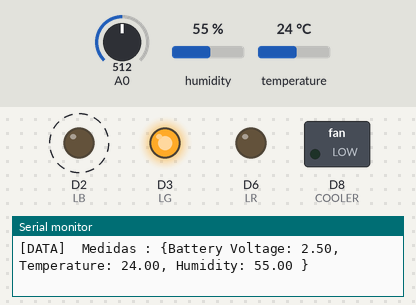
This sketch was run on a simulated Arduino MKR. Shown: switched loads named in the sketch (green lamp = pin HIGH), output pins drawn as LEDs (lit = HIGH), the last lines printed to the serial monitor. Dashed ring = blinking. The test bench sets the inputs (shaded band); at power-on: temperature 24 °C, A0 = 512, humidity 55 %. WiFi joins after 1.5 s; servers stay silent unless stated; uploads are accepted with an empty reply.

Above: at 8.7 s.
8.8 s: temperature set to 26 °C
12.3 s: temperature set to 29 °C
At 14.23 s:
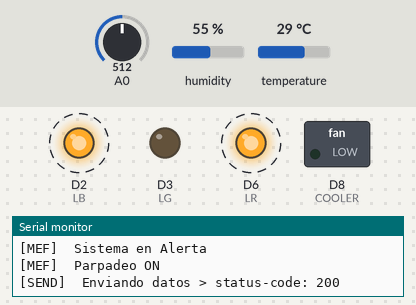
17.8 s: temperature set to 26 °C
21.3 s: temperature set to 23 °C
At 23.03 s:
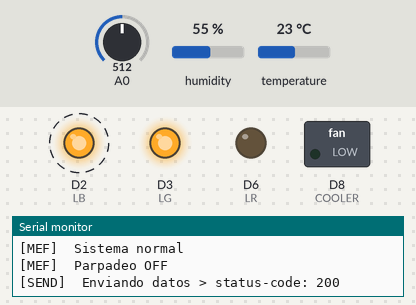
24.8 s: temperature set to 28 °C
At 26.3 s:
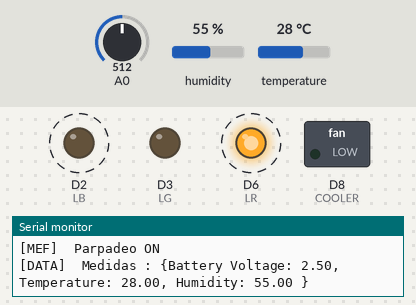
28.3 s: temperature set to 12 °C
At 30.3 s:
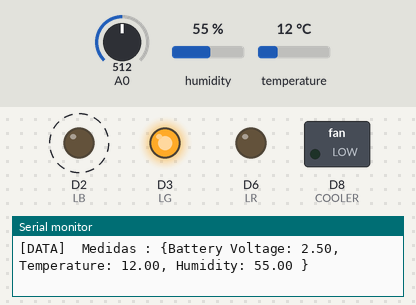
Timing chart, 0 to 32.8 s (numbered marks = the images above; inputs shaded):
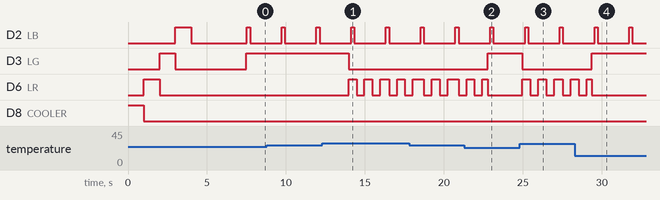

The sketch:

mef_maestro.ino
```cpp
// Solucion taller estacion - codigo maestro

/////////////////////////////////////////////////////////// WIFI

// Librerias requeridas
#include <SPI.h>
#include <WiFi101.h>

// Variables para la conexión WiFi
char ssid[] = "SSID-ISA";     // Network SSID (name)
char pass[] = "isa2023-1";     // Network password
int status = WL_IDLE_STATUS;  //Network status

void printWifiStatus() {
  // Muestra el nombre de la red WiFi
  Serial.print("[WIFI]\tConectado a SSID: ");
  Serial.println(WiFi.SSID());

  // Muestra la dirección IP
  IPAddress ip = WiFi.localIP();
  Serial.print("[WIFI]\tDirección IP: ");
  Serial.println(ip);

  // Muestra la intensidad de señal:
  long rssi = WiFi.RSSI();
  Serial.print("[WIFI]\tIntensidad de señal (RSSI):");
  Serial.print(rssi);
  Serial.println(" dBm");
}

void WiFiInit() {
  // Le damos tiempo al shield WiFi de iniciar:
  delay(1000);

  // Verificamos la presencia del shield:
  if (WiFi.status() == WL_NO_SHIELD) {
    Serial.println("[WIFI]\tShield not present");
    while (true); // No continuamos
  }

  String fv = WiFi.firmwareVersion();
  if (fv <= "1.1.0" )
    Serial.println("[WIFI]\tPor favor actualizar el firmware");

  // Intentando conectarse al WiFi:
  while (status != WL_CONNECTED) {
    Serial.print("[WIFI]\tIntento de connexión al SSID: ");
    Serial.println(ssid);
    // Conexión a una red por WPA/WPA2.
    // Cambiar la siguiente linea si usa un WIFI abierto o red WEP:
    status = WiFi.begin(ssid, pass);

    // Esperando 1 segundo para conexión:
    delay(1000);
  }
  // Estamos conectados, mostramos la información de la conexión:
  printWifiStatus();
}

/////////////////////////////////////////////////// SENDING DATA

#include <ArduinoHttpClient.h>

// Constantes
const unsigned long postingInterval = 2 * 1000; // Intervalo mínmo para el envio de datos 2*1000 ms
const unsigned int sensorCount = 3;             // Numero de datos a enviar

// Variables
char* host = "isa.requestcatcher.com"; // No incluir el https://
char* path = "/post";                  // Path
int   port = 80;                       // Puerto

WiFiClient wifi;
HttpClient client = HttpClient(wifi, host, port);

String response;
int statusCode = 0;

void POST_send(int sensorCount, char* sensorNames[], float values[]) {
  String contentType = "application/json";
  String postData = "";
  String request = String(path) + "?";
  for (int idx = 0; idx < sensorCount; idx++) {
    if (idx != 0) request += "&";
    request += sensorNames[idx];
    request += "=";
    request += values[idx];
  }
  client.post(request, contentType, postData);
  statusCode = client.responseStatusCode();
  response = client.responseBody();
  Serial.print("status-code: ");
  Serial.println(statusCode);
}

char* nameArray[] = {"temperature", "humidity", "battery"}; // Nombres de las variables en la nube
float sensorValues[sensorCount];        // Vector de valores
unsigned long lastConnectionTime = 0;   // Marca temporal para el ultimo envio de datos
float T = 0, H = 0, B = 0; //Var Environment Temperature (t) as float

void POST() {
  sensorValues[0] = T;
  sensorValues[1] = H;
  sensorValues[2] = B;
  if ((millis() - lastConnectionTime) > postingInterval)
  {
    digitalWrite(2,HIGH);
    Serial.print("[SEND]\tEnviando datos > ");
    POST_send(sensorCount, nameArray, sensorValues);  // REST call
    lastConnectionTime = millis();  // Actualizamos la marca temporal
    digitalWrite(2,LOW);
  }
}

///////////////////////////////////////////////////////// SENSOR

#include "DHT.h"

#define DHTTYPE DHT11 //Use DHT11 sensor variant
#define SBAT 0  //Battery sensor connected to Arduino analog pin 0
#define DHTPIN 9  //DHT sensor connected to Arduino digital pin 2

const unsigned long tDHTmeas = 200; //Time to measure DHT11 (200 ms)

DHT dht(DHTPIN, DHTTYPE); //DHT object var
unsigned long tiniDHT = 0;  //Timing for DHT11 measurements

void readDHT() {  //Function that reads DHT sensor and also battery level
  if ((millis() - tiniDHT) > tDHTmeas) {
    B = analogRead(SBAT) * 5.0 / 1023.0; //Acquire current battery level voltage
    Serial.print("[DATA]\tMedidas : {Battery Voltage: ");
    Serial.print(B);
    T = dht.readTemperature();
    Serial.print(", Temperature: ");
    Serial.print(T);
    H = dht.readHumidity();
    Serial.print(", Humidity: ");
    Serial.print(H);
    Serial.println(" }");
    tiniDHT = millis(); //Reset the timing for measuring DHT11
  }
}

/////////////////////////////////////////////////////// ACTUADOR

#define COOLER 8  // Ventilador en el pin 8
#define LR   6    // LED Rojo   en el pin 6
#define LG 3      // LED Verde  en el pin 3
#define LB  2     // LED Azul   en el pin 2

void verificarActuadores() {
  pinMode(COOLER, OUTPUT);
  digitalWrite(COOLER, HIGH);
  delay(1000);
  digitalWrite(COOLER, LOW);
  pinMode(LR, OUTPUT);
  digitalWrite(LR, HIGH);
  delay(1000);
  digitalWrite(LR, LOW);
  pinMode(LG, OUTPUT);
  digitalWrite(LG, HIGH);
  delay(1000);
  digitalWrite(LG, LOW);
  pinMode(LB, OUTPUT);
  digitalWrite(LB, HIGH);
  delay(1000);
  digitalWrite(LB, LOW);
}

/////////////////////////////////////////////////// MEF Parpadeo

#define ROFF 0
#define RON  1

const unsigned long p = 500;

int eParpadeo = ROFF;
bool P = 0;
unsigned long tr = 0;

void MEF_Parpadeo() {
  switch (eParpadeo) {
    case ROFF:
      digitalWrite(LR, LOW);
      if ( (millis() - tr > p) && P) {
        Serial.println("[MEF]\tParpadeo ON");
        eParpadeo = RON;
        tr = millis();
      }
      break;
    case RON:
      digitalWrite(LR, HIGH);
      if ( (millis() - tr > p) || !P) {
        Serial.println("[MEF]\tParpadeo OFF");
        eParpadeo = ROFF;
        tr = millis();
      }
      break;
  }
}

//////////////////////////////////////////////////// MEF Sistema

#define EOK 0
#define EWARN  1

const int Tmax = 27;
const int Tmin = 25;
const unsigned long e = 3000;

int eSistema = EOK;
int C = 0;
unsigned long te = 0;

void writeSerial(char msg) {
  Serial.println(msg);
  Serial1.println(msg);
}

void MEF_Sistema() {
  switch (eSistema) {
    case EOK:
      digitalWrite(LG,HIGH);
      P = 0;
      readDHT();
      POST();
      if (T > Tmax) {
        Serial.println("[MEF]\tSistema en Alerta");
        eSistema = EWARN;
        C = 0;
        te = millis();
      }else if ((millis()-te > e) && (C<3)){
        writeSerial('O');
        te = millis();
        C++;
      }
      break;
    case EWARN:
      digitalWrite(LG,LOW);
      P = 1;
      readDHT();
      POST();
      if (T < Tmin) {
        Serial.println("[MEF]\tSistema normal");
        eSistema = EOK;
        C = 0;
        te = millis();
      }else if ((millis()-te > e) && (C<3)){
        writeSerial('W');
        te = millis();
        C++;
      }
      break;
  }
}


//////////////////////////////////////////////////////// ARDUINO

void setup() {

  // Comunicación
  Serial.begin(9600);
  verificarActuadores();
  WiFiInit(); // Iniciando la conexión WIFI

}

void loop() {
  MEF_Sistema();
  MEF_Parpadeo();
}
```

Measured:
- the behaviour switches between 27 and 28 °C on temperature (found by bisection; images 0 and 1)
- the behaviour switches between 25 and 24 °C on temperature (found by bisection; images 1 and 2)
- after the input at 12.3 s, D3 (LG): HIGH → LOW after 1.7 s; D6 (LR): alternates HIGH for 0.50 s and LOW for 0.50 s, starting after 1.7 s
- after the input at 21.3 s, D3 (LG): LOW → HIGH after 1.5 s
- after the input at 24.8 s, D3 (LG): HIGH → LOW after 0.18 s; D6 (LR): alternates HIGH for 0.50 s and LOW for 0.50 s, starting after 0.18 s
- after the input at 28.3 s, D3 (LG): LOW → HIGH after 1.1 s
- by itself, D2 (LB): alternates HIGH for 0.20 s and LOW for 2.0 s
